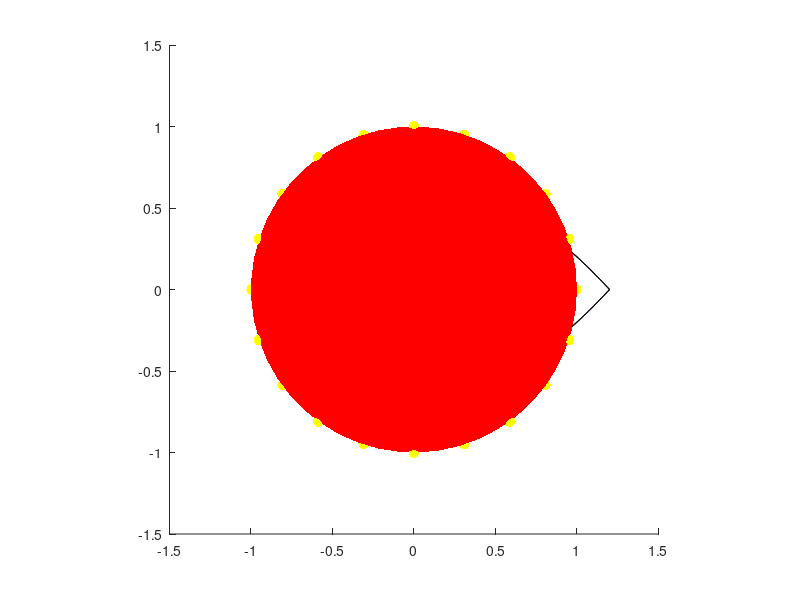

Recreate this plot in MATLAB. (Note: this script raises an error after producing the figure.)
function h = strawberry(pos,R,varargin)
% strawberry 
% -------------------
% Syntax
% h = FRUIT.STRAWBERRY(pos,R)
%
% Input Arguments
% pos: the center coordinate
%
% R: the sectional radius by the shape

if nargin == 0 
    pos = [0 0 0];
    R = 1;
elseif nargin == 1
    R = 1;
end
if ~isempty(varargin)
    color = varargin{1,1};
else
    color = [1 0 0];
end

phi = linspace(0,2*pi,50);
theta = linspace(0,pi/2,50);
[theta,phi] = meshgrid(theta,phi);
xUp = R  *sin(theta).*cos(phi); 
yUp = R  *sin(theta).*sin(phi);
zUp = R/2*cos(theta);

% the upper face of strawberry
h(1) = surface(xUp,yUp,zUp);

xDown = R  *sin(theta+pi/2).*cos(phi); 
yDown = R  *sin(theta+pi/2).*sin(phi);
zDown = 2*R*cos(theta+pi/2);

hold on

% the lower face of strawberry
h(2) = surface(xDown,yDown,zDown);

set(gca,'DataAspectRatio',[1 1 1]);
set(h,'EdgeColor','none','FaceColor',color);

n = 20;    % number in each section-divided symbol
hZ = (0:-0.2:-2-(-0.2))'*R; % the height coord for Z-axis
hZ = repmat(hZ,1,n); % repmat the hZ
r  = sqrt(R^2-hZ.^2/4);  % the radius in each circular-sector
alpha = 2*pi/n * ones(size(r)); % the radius angles in each circular-sector
alpha = cumsum(alpha,2);
X = r.*cos(alpha);
Y = r.*sin(alpha);
[cols,rows] = size(hZ);

% the strawberry seed distrubution 
dim = logical(SeedMatrix(cols,rows));

% generate the seeds' coordinates
x_seed = X(dim);
y_seed = Y(dim);

% the ellipsoid Z-coords
z_seed = real(-2*sqrt(R^2-x_seed.^2-y_seed.^2));

nz = [0 0 1];
for ind = 1:length(x_seed)
    hold on
    [xel,yel,zel] = ellipsoid(x_seed(ind),y_seed(ind),z_seed(ind),...
        R/30,R/30,R/15);
    s = surface(xel,yel,zel);
    h = [h,s];%#ok
    % the normal on each seed coordinates.
    nvec = [x_seed(ind),y_seed(ind),z_seed(ind)/4];
    
    % intersect angle between normals and XOY-plane.
    beta = asin(abs(sum(nvec.*nz)/norm(nvec)));
    
    % set the direction perpendicular to Z-axis and the normals
    direction = [nvec(2) -nvec(1) 0]; % 
    rotate(s,direction,-beta*180/pi,[x_seed(ind),y_seed(ind),z_seed(ind)]);
    set(s,'EdgeColor','none','FaceColor','y')
end

%view(3);
%light
hold on
centers = [0.6 0 0.6]*R;
fsize = 0.4*R;
angle = 10;
direction = [0 1 0];

le1 = leaf(centers,fsize,angle,direction);
le2 = leaf(centers,fsize,angle,direction);
rotate(le2,[0 0 1],72*1,[0 0 0.5]);
le3 = leaf(centers,fsize,angle,direction);
rotate(le3,[0 0 1],72*2,[0 0 0.5]);
le4 = leaf(centers,fsize,angle,direction);
rotate(le4,[0 0 1],72*3,[0 0 0.5]);
le5 = leaf(centers,fsize,angle,direction);
rotate(le5,[0 0 1],72*4,[0 0 0.5]);
h = [h ,le1,le2,le3,le4,le5];

for i = 1 : length(h)
    h(i).XData = h(i).XData + pos(1);
    h(i).YData = h(i).YData + pos(2);
    h(i).ZData = h(i).ZData + pos(3);
end

set(h,'tag',mfilename);

function sm = SeedMatrix(m,n)

if m < n
    smt = SeedMatrix(n,m);
    sm  = smt';
    return
end

a = eye(m,n);
b = zeros(n,n);
b(1,1:2:end) = 1;
a(1:2:end,1) = 1;
if n > 1
    b(2,2:2:end) = 1;
    a(2:2:end,2) = 1;
end

sm = a*b;


function h = leaf(centers,fsize,angle,direction)
% leaf for strawberry, for private use only.
x = [0:0.01:1,0.99:-0.01:0]*fsize*3;
y = [sin(pi*(0:0.01:1)),-sin(pi*(0.99:-0.01:0))]*fsize;
x = repmat(x,2,1);
y = repmat(y,2,1);
z = repmat([-fsize/40;fsize/40],1,size(x,2));
% the upper surface
h(1) = surface(x,y,z);
h(1).FaceColor = [0 1 0.2];
h(1).EdgeColor = 'none';
set(gca,'DataAspectRatio',[1 1 1]);
hold on
% the lower surface
h(2) = patch(x',y',z','g');
% leaf vein
hold on
s0 = plot3([0,fsize*3;0,fsize*3]',[0 0;0 0],...
    [fsize/40,fsize/40;-fsize/40,-fsize/40]');
set(s0,'LineWidth',1.5,'Color','k');
h = [h,s0'];
% more branchings on the leaf vein
xx = linspace(0,fsize*3,8);
xx([1,end])=[];
xsolve = [0.89324560021135820980940264746604,...
    1.4330758498567331434356736755553,...
    1.8291133943908810862131562859384,...
    2.1593804246750885431034036290128,...
    2.4548442667149027768253229434202,...
    2.7315841774617883072049331955351]*fsize;
ysolve = sin(pi/3/fsize*xsolve)*fsize;
xs = [xx ,xx;xsolve,xsolve];
X = repmat(xs,1,2);
ys = [zeros(size(ysolve)) , zeros(size(ysolve));ysolve,-ysolve];
Y = [ys,ys];
Z = [ones(size(xs))*fsize/40,-ones(size(xs))*fsize/40];
hold on
s = plot3(X,Y,Z);
h = [h,s'];
set(s,'LineWidth',1.5,'Color','k');
pos = [fsize*3/2 0 0];
p = centers - pos;
origin = p;
for i = 1 : length(h)
    h(i).XData = h(i).XData + p(1);
    h(i).YData = h(i).YData + p(2);
    h(i).ZData = h(i).ZData + p(3);
    if nargin > 2
        if nargin == 3
            direction = [0 1 0];
        end
        rotate(h(i),direction,angle,origin);
    end
end
